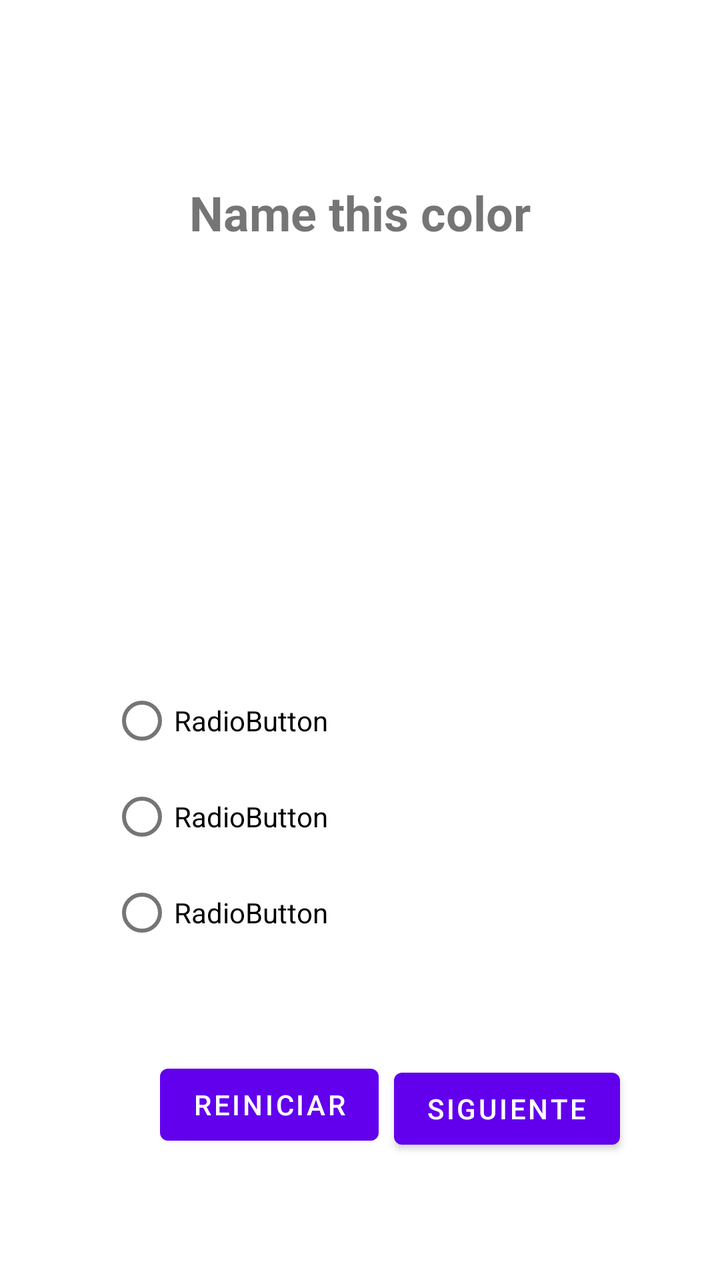
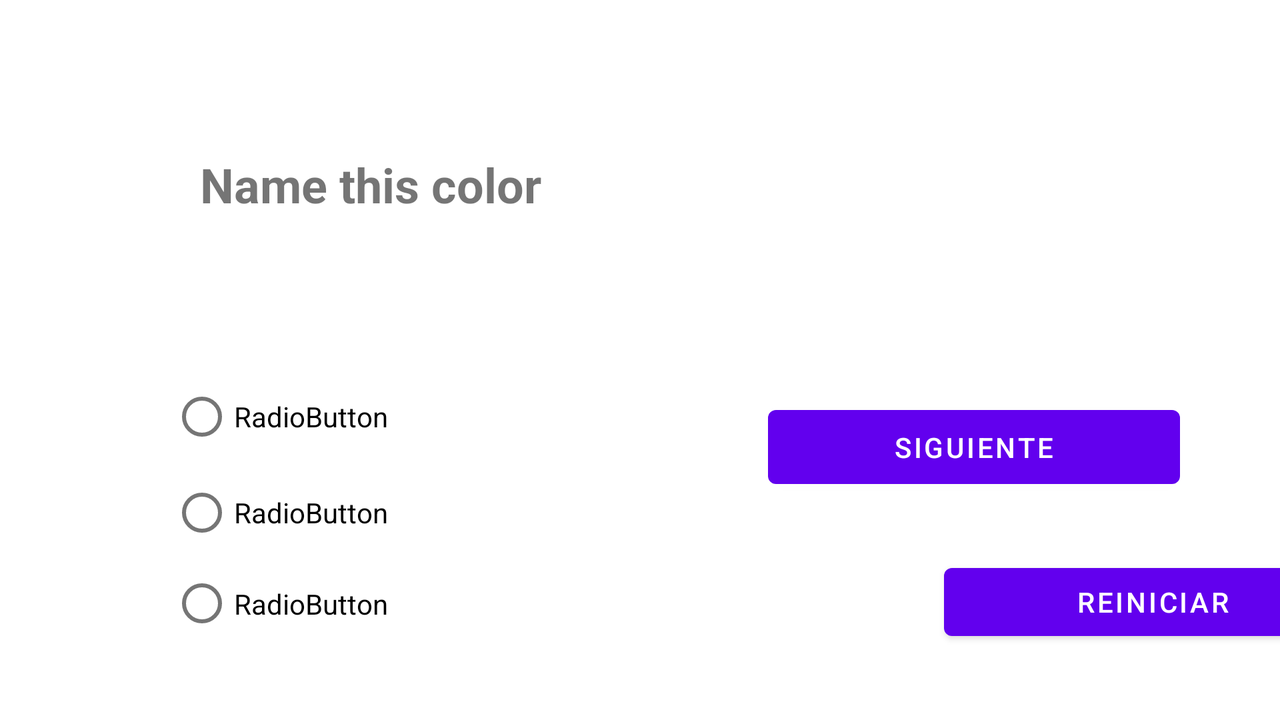

The same Android screen from two of the app's own layout files: first res/layout/ as a phone draws it, then the repository's variant for another configuration, drawn on a device whose configuration selects that folder. Both files follow.
<!-- AndroidManifest.xml: application theme Theme.AprenderIdioma -->
<!-- res/layout/activity_jugar.xml -->
<?xml version="1.0" encoding="utf-8"?>
<androidx.constraintlayout.widget.ConstraintLayout xmlns:android="http://schemas.android.com/apk/res/android"
    xmlns:app="http://schemas.android.com/apk/res-auto"
    xmlns:tools="http://schemas.android.com/tools"
    android:id="@+id/layoutJugar"
    android:layout_width="match_parent"
    android:layout_height="match_parent"
    android:layout_gravity="center"
    android:orientation="vertical"
    android:background="@drawable/gradient_list"
    tools:context=".MainActivity">

    <TextView
        android:id="@+id/tvPregunta"
        android:layout_width="wrap_content"
        android:layout_height="wrap_content"
        android:layout_marginTop="50dp"
        android:padding="40dp"
        android:text="@string/Question"
        android:textSize="24sp"
        android:textStyle="bold"
        app:layout_constraintEnd_toEndOf="parent"
        app:layout_constraintStart_toStartOf="parent"
        app:layout_constraintTop_toTopOf="parent" />

    <ImageView
        android:id="@+id/imageViewPregunta"
        android:layout_width="match_parent"
        android:layout_height="104dp"
        android:layout_marginTop="50dp"
        app:layout_constraintEnd_toEndOf="parent"
        app:layout_constraintStart_toStartOf="parent"
        app:layout_constraintTop_toBottomOf="@+id/tvPregunta" />

    <RadioGroup
        android:id="@+id/rg"
        android:layout_width="250dp"
        android:layout_height="wrap_content"
        android:layout_marginTop="20dp"
        android:gravity="center"
        app:layout_constraintEnd_toEndOf="parent"
        app:layout_constraintStart_toStartOf="parent"
        app:layout_constraintTop_toBottomOf="@+id/imageViewPregunta">

        <RadioButton
            android:id="@+id/rb1"
            android:layout_width="match_parent"
            android:layout_height="wrap_content"
            android:text="RadioButton" />

        <RadioButton
            android:id="@+id/rb2"
            android:layout_width="match_parent"
            android:layout_height="wrap_content"
            android:text="RadioButton" />

        <RadioButton
            android:id="@+id/rb3"
            android:layout_width="match_parent"
            android:layout_height="wrap_content"
            android:text="RadioButton" />

    </RadioGroup>

    <Button
        android:id="@+id/btnReiniciar"
        android:layout_width="wrap_content"
        android:layout_height="wrap_content"
        android:layout_marginStart="80dp"
        android:layout_marginTop="48dp"
        android:text="Reiniciar"
        app:layout_constraintStart_toStartOf="parent"
        app:layout_constraintTop_toBottomOf="@+id/rg" />

    <Button
        android:id="@+id/btnSiguiente"
        android:layout_width="wrap_content"
        android:layout_height="wrap_content"
        android:layout_margin="50dp"
        android:layout_marginTop="20dp"
        android:layout_marginEnd="96dp"
        android:onClick="onClick"
        android:text="Siguiente"
        app:layout_constraintEnd_toEndOf="parent"
        app:layout_constraintTop_toBottomOf="@+id/rg" />

</androidx.constraintlayout.widget.ConstraintLayout>
<!-- resources referenced by this layout -->
<resources>
  <string name="Question">Name this color</string>
  <style name="Theme.AprenderIdioma" parent="Theme.MaterialComponents.DayNight.NoActionBar">
          
          <item name="colorPrimary">@color/purple_500</item>
          <item name="colorPrimaryVariant">@color/purple_700</item>
          <item name="colorOnPrimary">@color/white</item>
          
          <item name="colorSecondary">@color/teal_200</item>
          <item name="colorSecondaryVariant">@color/teal_700</item>
          <item name="colorOnSecondary">@color/black</item>
          
          <item name="android:statusBarColor" tools:targetApi="l">?attr/colorPrimaryVariant</item>
          
      </style>
  <color name="purple_500">#FF6200EE</color>
  <color name="purple_700">#FF3700B3</color>
  <color name="white">#FFFFFFFF</color>
  <color name="teal_200">#FF03DAC5</color>
  <color name="teal_700">#FF018786</color>
  <color name="black">#FF000000</color>
</resources>
<!-- res/layout-land/activity_jugar.xml (the repository's variant of the layout above) -->
<!-- drawn on the phone turned sideways -->
<?xml version="1.0" encoding="utf-8"?>
<androidx.constraintlayout.widget.ConstraintLayout xmlns:android="http://schemas.android.com/apk/res/android"
    xmlns:app="http://schemas.android.com/apk/res-auto"
    xmlns:tools="http://schemas.android.com/tools"
    android:id="@+id/layoutJugar"
    android:layout_width="match_parent"
    android:layout_height="match_parent"
    android:background="@drawable/gradient_list">

    <Button
        android:id="@+id/btnReiniciar"
        android:layout_width="209dp"
        android:layout_height="46dp"
        android:layout_marginStart="472dp"
        android:layout_marginTop="30dp"
        android:text="Reiniciar"
        app:layout_constraintStart_toStartOf="parent"
        app:layout_constraintTop_toBottomOf="@+id/btnSiguiente" />

    <RadioGroup
        android:id="@+id/rg"
        android:layout_width="295dp"
        android:layout_height="139dp"
        android:layout_marginStart="85dp"
        android:layout_marginTop="36dp"
        android:gravity="center"
        app:layout_constraintStart_toStartOf="parent"
        app:layout_constraintTop_toBottomOf="@+id/tvPregunta">

        <RadioButton
            android:id="@+id/rb1"
            android:layout_width="match_parent"
            android:layout_height="wrap_content"
            android:text="RadioButton" />

        <RadioButton
            android:id="@+id/rb2"
            android:layout_width="match_parent"
            android:layout_height="wrap_content"
            android:text="RadioButton" />

        <RadioButton
            android:id="@+id/rb3"
            android:layout_width="match_parent"
            android:layout_height="wrap_content"
            android:text="RadioButton" />

    </RadioGroup>

    <ImageView
        android:id="@+id/imageViewPregunta"
        android:layout_width="304dp"
        android:layout_height="119dp"
        android:layout_marginTop="30dp"
        android:layout_marginEnd="35dp"
        app:layout_constraintEnd_toEndOf="parent"
        app:layout_constraintTop_toTopOf="parent" />

    <Button
        android:id="@+id/btnSiguiente"
        android:layout_width="206dp"
        android:layout_height="49dp"
        android:layout_margin="50dp"
        android:layout_marginTop="51dp"
        android:layout_marginEnd="160dp"
        android:onClick="onClick"
        android:text="Siguiente"
        app:layout_constraintEnd_toEndOf="parent"
        app:layout_constraintTop_toBottomOf="@+id/imageViewPregunta" />

    <TextView
        android:id="@+id/tvPregunta"
        android:layout_width="wrap_content"
        android:layout_height="wrap_content"
        android:layout_marginStart="60dp"
        android:layout_marginTop="36dp"
        android:padding="40dp"
        android:text="@string/Question"
        android:textSize="24sp"
        android:textStyle="bold"
        app:layout_constraintStart_toStartOf="parent"
        app:layout_constraintTop_toTopOf="parent" />

</androidx.constraintlayout.widget.ConstraintLayout>
